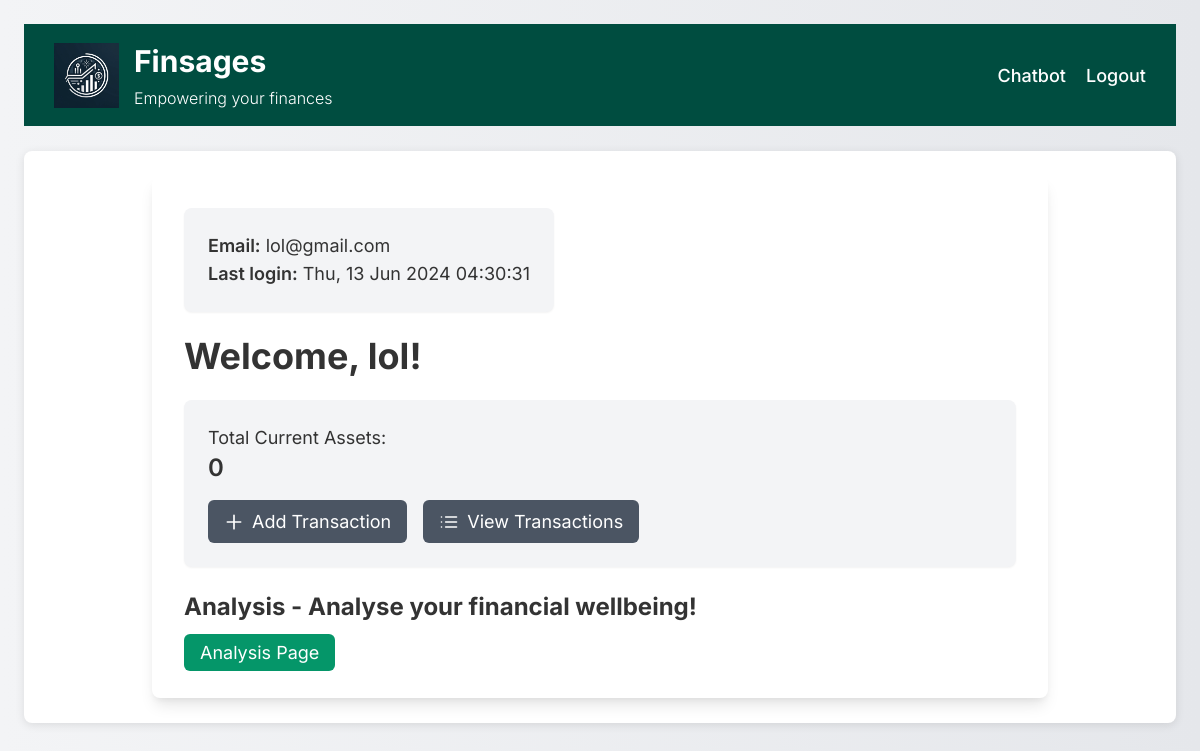
The app's page /proj/ (signed in), older data.
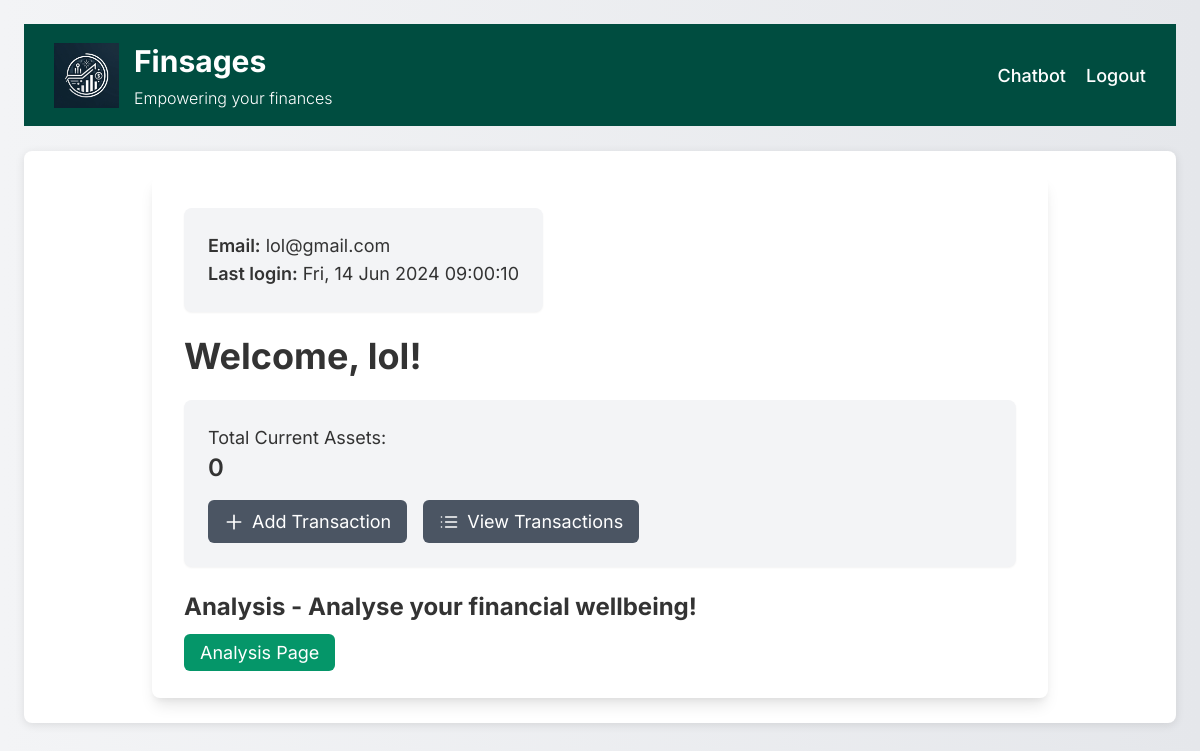
The same page, newer data.
### proj/models.py (models this page shows, shortened)
class User(AbstractUser):
    date_of_birth = models.DateField(null=True, blank=True)
    country = models.CharField(max_length=100, null=True, blank=True)
    time_zone = models.CharField(max_length=50, default='UTC')

### proj/views.py (the view)
# urls.py: path('', views.index, name="index"),
def index(request):
    if not request.user.is_authenticated:
        return HttpResponseRedirect(reverse("login"))
    return render(request, "proj/user.html")

### proj/templates/proj/user.html (shortened to what this page needs)
{% extends "proj/layout.html" %}
{% block content %}
<!DOCTYPE html>
<html lang="en">
<head>
    <link href="https://cdn.jsdelivr.net/npm/tailwindcss@2.2.19/dist/tailwind.min.css" rel="stylesheet">
</head>
<body class="bg-gradient-to-r from-gray-100 to-gray-200 p-6">
    <div class="max-w-4xl mx-auto bg-white p-8 rounded-lg shadow-lg fade-in">
        <div class="flex justify-between items-start mb-6">
            <div class="bg-gray-100 p-6 rounded-lg shadow-sm">
                <p class="text-lg"><span class="font-semibold">Email:</span> {{ user.email }}</p>
                <p class="text-lg"><span class="font-semibold">Last login:</span> {{ user.last_login|date:"D, d M Y H:i:s" }}</p>
            </div>
        </div>
        <h1 class="text-4xl font-bold mb-6">Welcome, {{ user.username }}!</h1>
        <div class="bg-gray-100 p-6 rounded-lg shadow-sm mb-6">
            <div class="mb-4">
                <p class="text-lg">Total Current Assets:</p>
                <p class="text-2xl font-semibold">{{ user.getTotalAssets|default:"0" }} {{ user.currency_preference }}</p>
            </div>
            <div class="flex space-x-4">
                <a href="{% url 'add_transaction' %}" class="bg-gray-600 text-white py-2 px-4 rounded-md hover:bg-gray-700 transition duration-300 flex items-center">
                    <svg class="w-5 h-5 mr-2" fill="none" stroke="currentColor" viewBox="0 0 24 24" xmlns="http://www.w3.org/2000/svg"><path stroke-linecap="round" stroke-linejoin="round" stroke-width="2" d="M12 4v16m8-8H4"></path></svg>
                    Add Transaction
                </a>
                <a href="{% url 'list_transactions' %}" class="bg-gray-600 text-white py-2 px-4 rounded-md hover:bg-gray-700 transition duration-300 flex items-center">
                    <svg class="w-5 h-5 mr-2" fill="none" stroke="currentColor" viewBox="0 0 24 24" xmlns="http://www.w3.org/2000/svg"><path stroke-linecap="round" stroke-linejoin="round" stroke-width="2" d="M8 6h13M8 12h13M8 18h13M3 6h.01M3 12h.01M3 18h.01"></path></svg>
                    View Transactions
                </a>
            </div>
        </div>
        <div>
            <h2 class="text-2xl font-bold mb-4">Analysis - Analyse your financial wellbeing!</h2>
            <a href="{% url 'analysis' %}" class="bg-green-600 text-white py-2 px-4 rounded-md hover:bg-green-700 transition duration-300">Analysis Page</a>
        </div>
        </div>
    </div>
</body>
{% endblock %}

### proj/templates/proj/layout.html (shortened to what this page needs)
{% load static %}
<!DOCTYPE html>
<html lang="en">
<head>
</head>
<body>
    <header>
        <div class="header-left">
            <a href="{% url 'index' %}">
                <img src="{% static 'proj/images/finsage_logo.webp' %}" alt="Finsages Logo">
            </a>
            <div class="header-text">
                <h1>Finsages</h1>
                <span class="header-motto">Empowering your finances</span>
            </div>
        </div>
        <div class="header-right">
            <a href="{% url 'chatbot' %}">Chatbot</a>
            <a href="{% url 'logout' %}">Logout</a>
        </div>
    </header>
    <div class="content">
        {% block content %}{% endblock %}
</body>
</html>

### proj/templates/proj/layout.html (style rules this page uses)
body { font-family: 'Roboto', Arial, sans-serif; background-color: #f4f4f9; margin: 0; padding: 0; color: #333; font-size: 18px; }
header { background: #004d40; padding: 15px 30px; display: flex; justify-content: space-between; align-items: center; color: #ffffff; }
header img { height: 65px; margin-right: 15px; }
header .header-left { display: flex; align-items: center; }
header .header-right { display: flex; align-items: center; }
header .header-right a { color: #ffffff; text-decoration: none; font-weight: 500; margin-left: 20px; }
header h1 { font-size: 30px; font-weight: 700; margin: 0; }
.header-motto { font-size: 16px; font-weight: 300; margin-top: 5px; }
.content { padding: 25px; margin-top: 25px; background-color: #fff; border-radius: 8px; box-shadow: 0 2px 10px rgba(0,0,0,0.1); }

### proj/templates/proj/user.html (style rules this page uses)
body { font-family: 'Inter', sans-serif; }
.fade-in { animation: fadeIn 1s ease-in-out; }

Row changes from the older to the newer data that the page shows:
changed User "lol": last_login "Thu, 13 Jun 2024 04:30:31" → "Fri, 14 Jun 2024 09:00:10"
